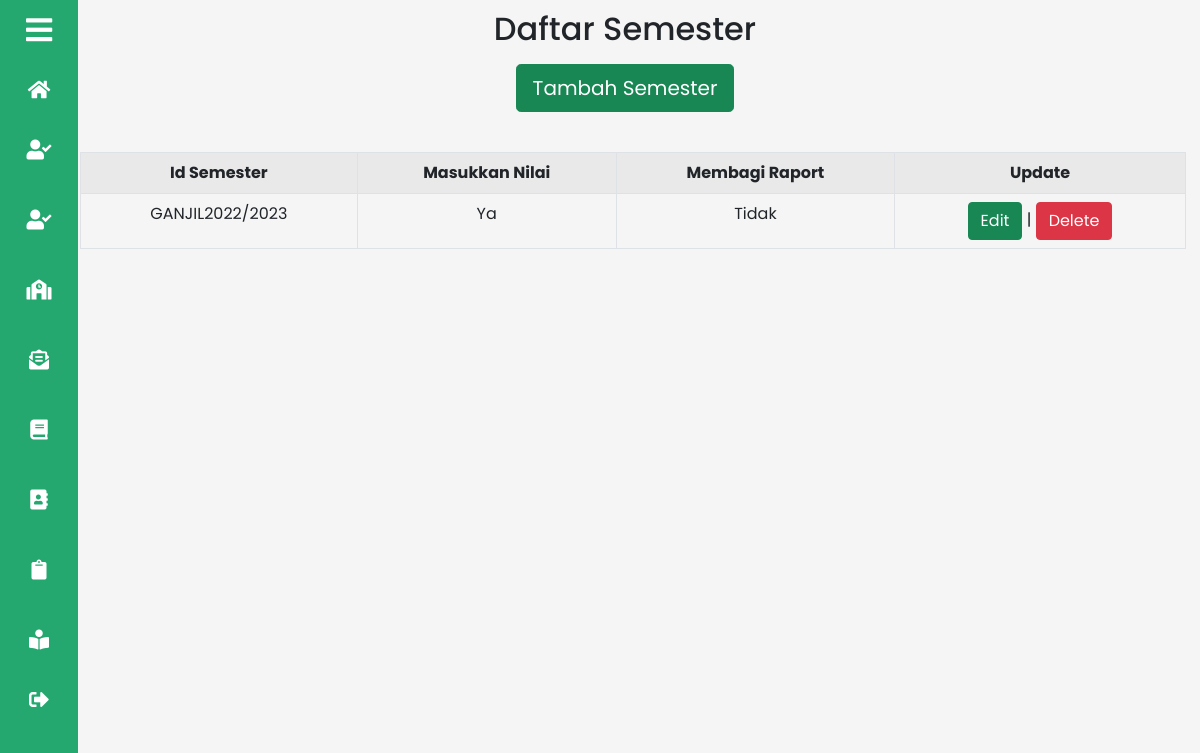
The page /admin/crud_semester/crud_semester.php on the database its author committed.
### tables this page shows
CREATE TABLE `semester` (
  `ID_SEMESTER` varchar(20) NOT NULL,
  `ID_ADMIN` varchar(20) DEFAULT NULL,
  `MASUKKAN_NILAI` tinyint(1) DEFAULT NULL,
  `MEMBAGI_RAPORT` tinyint(1) DEFAULT NULL
);

### admin/crud_semester/crud_semester.php (the view, shortened to what this page needs)
<?php
include_once("../../config/config.php");
$result = mysqli_query($mysqli, "SELECT * FROM semester");
?>
<!DOCTYPE html>
<html>
<head>
	<link rel="stylesheet" href="../assets/dashboard_admin.css">
	<link rel="stylesheet" href="https://cdnjs.cloudflare.com/ajax/libs/font-awesome/5.15.3/css/all.min.css">
	<link href="https://cdn.jsdelivr.net/npm/bootstrap@5.0.2/dist/css/bootstrap.min.css" rel="stylesheet">
</head>
<body>
	<section class="sidebar close">
		<section class="click-close">
			<i class="fas fa-bars"></i><p>Admin</p>
		</section>
		<ul class="list-menu">
			<li>
				<a href="../dashboard_admin.php"><i class="fas fa-home"></i><p>Home</p></a>
			</li>
			<li>
				<a href="../crud_siswa/crud_siswa.php"><i class="fas fa-user-check"></i><p>Daftar Siswa</p></a>
			</li>
			<li>
				<a href="../crud_guru/crud_guru.php"><i class="fas fa-user-check"></i><p>Daftar Guru</p></a>
			</li>
			<li>
				<a href="../crud_kelas/crud_kelas.php"><i class="fas fa-school"></i><p>Daftar Kelas</p></a>
			</li>
			<li>
				<a href="../daftar_nilai/semester.php"><i class="fas fa-envelope-open-text"></i><p>Daftar Nilai</p></a>
			</li>
			<li>
				<a href="../crud_mapel/crud_mapel.php"><i class="fas fa-book"></i><p>Daftar Mapel</p></a>
			</li>
			<li>
				<a href="crud_semester.php"><i class="fas fa-address-book"></i><p>Daftar Semester</p></a>
			</li>
			<li>
				<a href="../daftar_absen/semester.php"><i class="fas fa-clipboard"></i><p>Daftar Absen</p></a>
			</li>
			<li>
				<a href="../crud_belajar/crud_belajar.php"><i class="fas fa-book-reader"></i><p >Daftar Pembelajaran</p></a>
			</li>
			<li>
				<a href="../login_admin.php"><i class="fas fa-sign-out-alt"></i><p>LogOut</p></a>
			</li>
		</ul>
	</section>
	<section class="home">
		<div class="content">
			<h2>Daftar Semester</h2>
			<div class="container mx-auto my-3 mx-2" >
        		<a class="btn btn-success btn-lg " href="add.php">Tambah Semester</a><br/><br/>
        		<div class="table-responsive col-md-12 my-3 mx-2" style="overflow-x: auto">
        		    <table class="table table-striped table-hover table-bordered">
					<tr>
	 					<th>Id Semester</th>
						<th>Masukkan Nilai</th>
						<th>Membagi Raport</th>
						<th>Update</th>
 					</tr>
					 <?php
 						while($user_data = mysqli_fetch_array($result)) {
							 echo "<tr>";
							 echo "<td>".$user_data['ID_SEMESTER']."</td>";
							 if($user_data['MASUKKAN_NILAI']==1){
								echo "<td>Ya</td>";
							 }else{
								echo "<td>Tidak</td>";
							 }
							 if($user_data['MEMBAGI_RAPORT']==1){
								echo "<td>Ya</td>";
							 }else{
								echo "<td>Tidak</td>";
							 }
							 echo "<td><a class='btn btn-success' href='edit.php?ID_SEMESTER=$user_data[ID_SEMESTER]'>Edit</a> | <a class='btn btn-danger' href='delete.php?ID_SEMESTER=$user_data[ID_SEMESTER]'>Delete</a></td></tr>";
 						}
 					?>
        		    </table>
        		</div>
    		</div>
    	</div>
	</section>
</body>
</html>

### admin/assets/dashboard_admin.css (style rules this page uses)
* { margin: 0; padding: 0; box-sizing: border-box; font-family: 'Poppins', sans-serif; }
.sidebar { position: fixed; top: 0; left: 0; height: 100%; width: 260px; background: #25a86f; z-index: 100; transition: all 0.5s ease; }
.sidebar.close { width: 78px; }
.sidebar .click-close { height: 60px; width: 100%; display: flex; align-items: center; }
.sidebar .click-close i { font-size: 30px; color: #fff; height: 50px; min-width: 78px; text-align: center; line-height: 50px; }
.sidebar .list-menu { height: 100%; padding: 5px 0 120px 0; overflow: auto; }
.sidebar.close .list-menu { overflow: visible; }
.sidebar .list-menu li { position: relative; list-style: none; transition: all 0.4s ease; }
.sidebar .list-menu li i { height: 50px; min-width: 78px; text-align: center; line-height: 50px; color: #fff; font-size: 20px; cursor: pointer; transition: all 0.3s ease; }
.sidebar .list-menu li a { display: flex; align-items: center; text-decoration: none; }
.home { position: relative; background: whitesmoke; height: 100vh; left: 260px; width: calc(100% - 260px); transition: all 0.5s ease; }
.sidebar.close ~ .home { left: 50px; width: calc(100% - 50px); }
.content { text-align: center; padding: 10px; }

### rows shown on the page
semester: ID_SEMESTER "GANJIL2022/2023", MASUKKAN_NILAI "Ya", MEMBAGI_RAPORT "Tidak"
